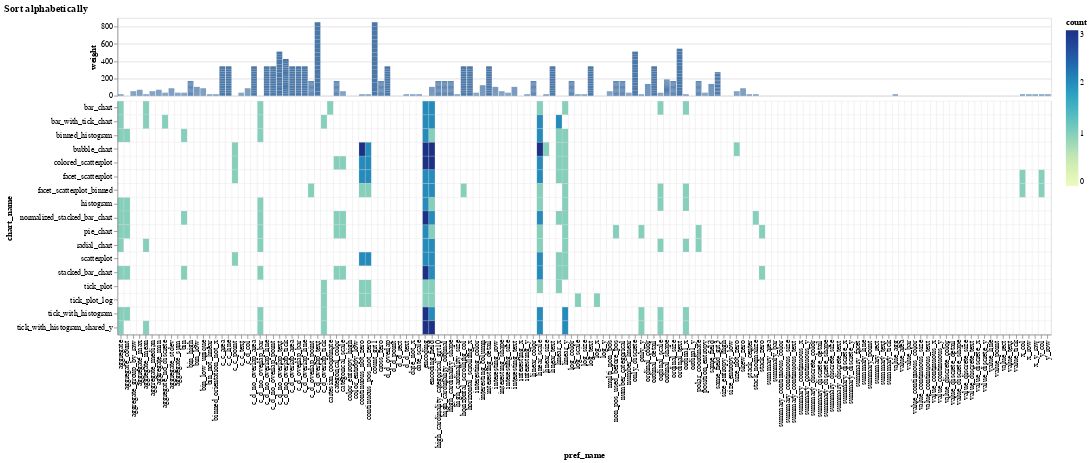

The cell this chart's notebook holds for it:
### Markdown cell above
### Visualizing Debug Data

The `chart_preferences` dataframe generated by `DracoDebug` can be visualized using `DracoDebugPlotter`. Custom plot configurations can be passed to `DracoDebugPlotter.create_chart` to customize the produced visualization.

### Code cell
plotter = DracoDebugPlotter(chart_preferences)
# Creates a chart using the default config (alphabetical sort)
plotter.create_chart()

### Figure 1 — Vega-Lite specification as saved in the notebook (floating-point values rounded to 4 significant figures; data arrays with more than 128 entries replaced by an {"elided": "..."} marker saying what was removed)
{"config": {"view": {"continuousWidth": 400, "continuousHeight": 300}}, "vconcat": [{"mark": "bar", "encoding": {"tooltip": [{"field": "pref_name", "type": "nominal"}, {"field": "weight", "type": "quantitative"}], "x": {"axis": null, "field": "pref_name", "sort": "ascending", "type": "nominal"}, "y": {"field": "weight", "type": "quantitative"}}, "height": 100.0, "width": 1200}, {"mark": {"type": "rect", "stroke": "lightgray", "strokeWidth": 0.25}, "encoding": {"color": {"condition": {"value": "white", "test": "(datum.count === 0)"}, "field": "count", "legend": {"labelExpr": "datum.value == ceil(datum.value) ? datum.value : ''"}, "type": "quantitative"}, "tooltip": [{"field": "chart_name", "type": "nominal"}, {"field": "pref_name", "type": "nominal"}, {"field": "count", "type": "quantitative"}, {"field": "weight", "type": "quantitative"}], "x": {"field": "pref_name", "sort": "ascending", "type": "nominal"}, "y": {"field": "chart_name", "sort": "ascending", "type": "nominal"}}, "height": 300.0, "width": 1200}], "data": {"name": "data-d64ad3735868935509f77e07c4c38912"}, "spacing": 0, "title": "Sort alphabetically", "$schema": "https://vega.github.io/schema/vega-lite/v4.17.0.json", "datasets": {"data-d64ad3735868935509f77e07c4c38912": {"elided": "2499 records"}}}
